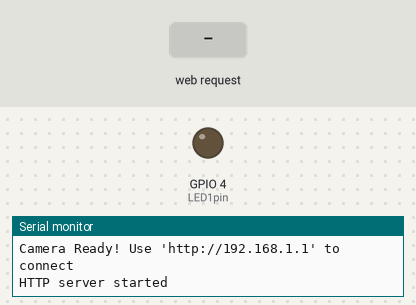
This sketch was run on a simulated ESP32. Parts: output pins drawn as LEDs (lit = HIGH), the last lines printed to the serial monitor. The test bench sets the inputs (shaded band).

Above: at 1.3 s.
1.4 s: HTTP request GET /led1on received
At 2.8 s:
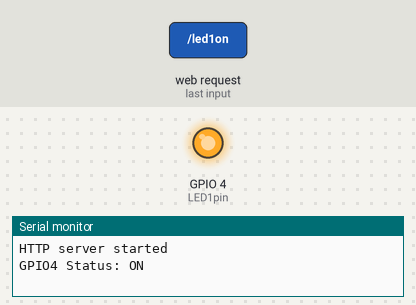
3.1 s: HTTP request GET / received
At 4.0 s:
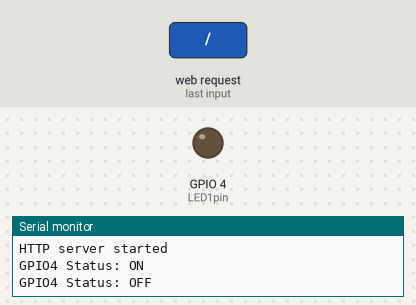
Timing chart, 0 to 6.1 s (numbered marks = the images above; inputs shaded):
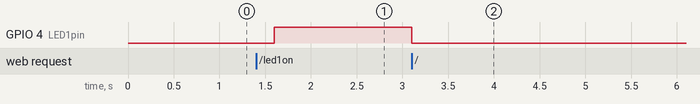

Measured:
- after the input at 1.4 s, GPIO 4 (LED1pin): LOW → HIGH after 0.20 s
- after the input at 3.1 s, GPIO 4 (LED1pin): HIGH → LOW at once

The sketch:

CameraWebServer_Final.ino
```cpp
// ------------------------------------ WEBSERVER -----------------------------------------------

// Necessary includes
#include <WiFi.h>
#include <WebServer.h>

// SSID & Password for AP connection
const char* ssid = "ESP33";
const char* password = "12345678";

// Put IP Address details
IPAddress local_ip(192,168,1,1);
IPAddress gateway(192,168,1,1);
IPAddress subnet(255,255,255,0);

// Start webserver on port 80
WebServer server(80);
uint8_t LED1pin = 4;
bool LED1status = LOW;
float weight = 0;
float temp = 0;
// ------------------------------------ SETUP -----------------------------------------------

void setup() {

  // Set baud rate
  Serial.begin(115200);

  // Webserver setup
  pinMode(LED1pin, OUTPUT);
  WiFi.softAP(ssid, password);
  WiFi.softAPConfig(local_ip, gateway, subnet);
  Serial.print("Camera Ready! Use 'http://");
  Serial.print(WiFi.softAPIP());
  Serial.println("' to connect");
  delay(100);
  server.on("/", handle_OnConnect);
  server.on("/led1on", handle_led1on);
  server.on("/led1off", handle_led1off);
  server.onNotFound(handle_NotFound);
  server.begin();
  Serial.println("HTTP server started");
}

// ------------------------------------ LOOP -----------------------------------------------

void loop() {
  delay(500);
  server.handleClient();
  if(LED1status)
  {digitalWrite(LED1pin, HIGH); weight = 234; temp = 400;}
  else
  {digitalWrite(LED1pin, LOW); weight = 1; temp = 0;}
}

void handle_OnConnect() {
  LED1status = LOW;
  Serial.println("GPIO4 Status: OFF");
  server.send(200, "text/html", SendHTML(LED1status, weight, temp));
}

void handle_led1on() {
  LED1status = HIGH;
  Serial.println("GPIO4 Status: ON");
  server.send(200, "text/html", SendHTML(true, weight, temp));
}

void handle_led1off() {
  LED1status = LOW;
  Serial.println("GPIO4 Status: OFF");
  server.send(200, "text/html", SendHTML(false, weight, temp));
}

void handle_NotFound(){
  server.send(404, "text/plain", "Not found");
}


String SendHTML(uint8_t led1stat, uint8_t weight, uint8_t temp){
  String ptr = "<!DOCTYPE html> <html>\n";
  ptr +="<head><meta name=\"viewport\" content=\"width=device-width, initial-scale=1.0, user-scalable=no\">\n";
  ptr +="<title>LED Control</title>\n";
  ptr +="<style>html { font-family: Helvetica; display: inline-block; margin: 0px auto; text-align: center;}\n";
  ptr +="body{margin-top: 50px;} h1 {color: #444444;margin: 50px auto 30px;} h3 {color: #444444;margin-bottom: 50px;}\n";
  ptr +=".button {display: block;width: 80px;background-color: #3498db;border: none;color: white;padding: 13px 30px;text-decoration: none;font-size: 25px;margin: 0px auto 35px;cursor: pointer;border-radius: 4px;}\n";
  ptr +=".button-on {background-color: #3498db;}\n";
  ptr +=".button-on:active {background-color: #2980b9;}\n";
  ptr +=".button-off {background-color: #34495e;}\n";
  ptr +=".button-off:active {background-color: #2c3e50;}\n";
  ptr +="p {font-size: 14px;color: #888;margin-bottom: 10px;}\n";
  ptr +="</style>\n";
  ptr +="</head>\n";
  ptr +="<body>\n";
  ptr +="<h1>ESP32 Web Server</h1>\n";
  ptr +="<h3>Using Access Point(AP) Mode</h3>\n";
   if(led1stat)
  {ptr +="<p>LED1 Status: ON</p><a class=\"button button-off\" href=\"/led1off\">OFF</a>\n";}
  else
  {ptr +="<p>LED1 Status: OFF</p><a class=\"button button-on\" href=\"/led1on\">ON</a>\n";}
  ptr +="</body>\n";
  ptr +="</html>\n";
  return ptr;
}
```
